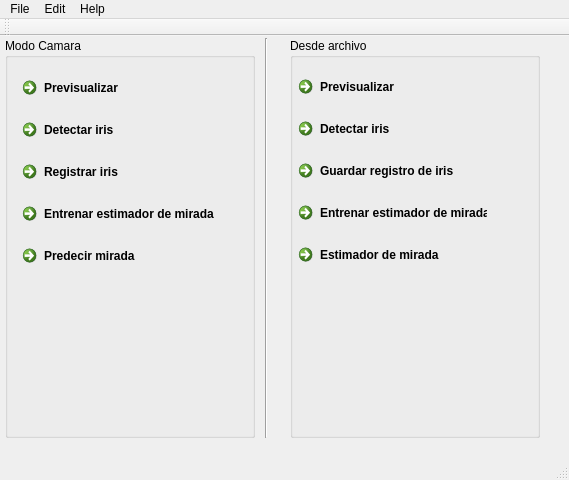
<?xml version="1.0" encoding="UTF-8"?>
<ui version="4.0">
 <class>MainWindow</class>
 <widget class="QMainWindow" name="MainWindow">
  <property name="geometry">
   <rect>
    <x>0</x>
    <y>0</y>
    <width>569</width>
    <height>480</height>
   </rect>
  </property>
  <property name="windowTitle">
   <string>Eye Gaze Estimation Demo</string>
  </property>
  <widget class="QWidget" name="centralWidget">
   <widget class="QGroupBox" name="groupBox">
    <property name="geometry">
     <rect>
      <x>5</x>
      <y>2</y>
      <width>250</width>
      <height>400</height>
     </rect>
    </property>
    <property name="title">
     <string>Modo Camara</string>
    </property>
    <widget class="QCommandLinkButton" name="recordCameraLinkButton">
     <property name="geometry">
      <rect>
       <x>10</x>
       <y>116</y>
       <width>200</width>
       <height>40</height>
      </rect>
     </property>
     <property name="text">
      <string>Registrar iris </string>
     </property>
    </widget>
    <widget class="QCommandLinkButton" name="previewCameraLinkButton">
     <property name="geometry">
      <rect>
       <x>10</x>
       <y>32</y>
       <width>200</width>
       <height>40</height>
      </rect>
     </property>
     <property name="text">
      <string>Previsualizar </string>
     </property>
    </widget>
    <widget class="QCommandLinkButton" name="trainCameraLinkButton">
     <property name="geometry">
      <rect>
       <x>10</x>
       <y>158</y>
       <width>221</width>
       <height>40</height>
      </rect>
     </property>
     <property name="text">
      <string>Entrenar estimador de mirada</string>
     </property>
    </widget>
    <widget class="QCommandLinkButton" name="detectCameraLinkButton">
     <property name="geometry">
      <rect>
       <x>10</x>
       <y>74</y>
       <width>200</width>
       <height>40</height>
      </rect>
     </property>
     <property name="text">
      <string>Detectar iris </string>
     </property>
    </widget>
    <widget class="QCommandLinkButton" name="gazeCameraLinkButton">
     <property name="geometry">
      <rect>
       <x>10</x>
       <y>200</y>
       <width>200</width>
       <height>40</height>
      </rect>
     </property>
     <property name="text">
      <string>Predecir mirada</string>
     </property>
    </widget>
   </widget>
   <widget class="QGroupBox" name="groupBox_2">
    <property name="geometry">
     <rect>
      <x>290</x>
      <y>2</y>
      <width>250</width>
      <height>400</height>
     </rect>
    </property>
    <property name="title">
     <string>Desde archivo</string>
    </property>
    <widget class="QCommandLinkButton" name="previewFileLinkButton">
     <property name="geometry">
      <rect>
       <x>1</x>
       <y>31</y>
       <width>200</width>
       <height>40</height>
      </rect>
     </property>
     <property name="text">
      <string>Previsualizar</string>
     </property>
    </widget>
    <widget class="QCommandLinkButton" name="detectFileLinkButton">
     <property name="geometry">
      <rect>
       <x>1</x>
       <y>73</y>
       <width>200</width>
       <height>40</height>
      </rect>
     </property>
     <property name="text">
      <string>Detectar iris</string>
     </property>
    </widget>
    <widget class="QCommandLinkButton" name="recordFileLinkButton">
     <property name="geometry">
      <rect>
       <x>1</x>
       <y>115</y>
       <width>200</width>
       <height>40</height>
      </rect>
     </property>
     <property name="text">
      <string>Guardar registro de iris</string>
     </property>
    </widget>
    <widget class="QCommandLinkButton" name="trainFileLinkButton">
     <property name="geometry">
      <rect>
       <x>1</x>
       <y>157</y>
       <width>200</width>
       <height>40</height>
      </rect>
     </property>
     <property name="text">
      <string>Entrenar estimador de mirada</string>
     </property>
    </widget>
    <widget class="QCommandLinkButton" name="gazeFileLinkButton">
     <property name="geometry">
      <rect>
       <x>1</x>
       <y>199</y>
       <width>200</width>
       <height>40</height>
      </rect>
     </property>
     <property name="text">
      <string>Estimador de mirada</string>
     </property>
    </widget>
    <widget class="QLabel" name="label">
     <property name="geometry">
      <rect>
       <x>0</x>
       <y>240</y>
       <width>240</width>
       <height>161</height>
      </rect>
     </property>
     <property name="autoFillBackground">
      <bool>false</bool>
     </property>
     <property name="styleSheet">
      <string notr="true">background-image: url(:/cv_lab.jpg);
 background-repeat: no-repeat;</string>
     </property>
     <property name="text">
      <string/>
     </property>
    </widget>
   </widget>
   <widget class="Line" name="line">
    <property name="geometry">
     <rect>
      <x>265</x>
      <y>2</y>
      <width>3</width>
      <height>400</height>
     </rect>
    </property>
    <property name="orientation">
     <enum>Qt::Vertical</enum>
    </property>
   </widget>
  </widget>
  <widget class="QMenuBar" name="menuBar">
   <property name="geometry">
    <rect>
     <x>0</x>
     <y>0</y>
     <width>569</width>
     <height>28</height>
    </rect>
   </property>
   <widget class="QMenu" name="menuFile">
    <property name="title">
     <string>File</string>
    </property>
    <addaction name="actionExit"/>
   </widget>
   <widget class="QMenu" name="menuEdit">
    <property name="title">
     <string>Edit</string>
    </property>
    <addaction name="actionSettings"/>
   </widget>
   <widget class="QMenu" name="menuHelp">
    <property name="title">
     <string>Help</string>
    </property>
    <addaction name="actionCredits"/>
   </widget>
   <addaction name="menuFile"/>
   <addaction name="menuEdit"/>
   <addaction name="menuHelp"/>
  </widget>
  <widget class="QToolBar" name="mainToolBar">
   <attribute name="toolBarArea">
    <enum>TopToolBarArea</enum>
   </attribute>
   <attribute name="toolBarBreak">
    <bool>false</bool>
   </attribute>
  </widget>
  <widget class="QStatusBar" name="statusBar"/>
  <action name="actionExit">
   <property name="text">
    <string>Exit</string>
   </property>
  </action>
  <action name="actionSettings">
   <property name="text">
    <string>Settings</string>
   </property>
  </action>
  <action name="actionCredits">
   <property name="text">
    <string>Credits</string>
   </property>
  </action>
 </widget>
 <layoutdefault spacing="6" margin="11"/>
 <resources/>
 <connections/>
</ui>
